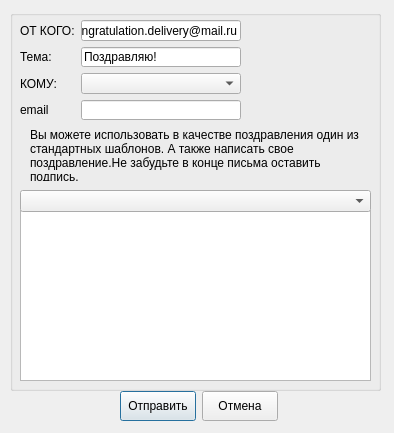
<?xml version="1.0" encoding="UTF-8"?>
<ui version="4.0">
 <class>EmailSendDialog</class>
 <widget class="QDialog" name="EmailSendDialog">
  <property name="geometry">
   <rect>
    <x>0</x>
    <y>0</y>
    <width>394</width>
    <height>433</height>
   </rect>
  </property>
  <property name="minimumSize">
   <size>
    <width>394</width>
    <height>433</height>
   </size>
  </property>
  <property name="maximumSize">
   <size>
    <width>394</width>
    <height>433</height>
   </size>
  </property>
  <property name="windowTitle">
   <string>Отправка поздравлений</string>
  </property>
  <widget class="QGroupBox" name="groupBox">
   <property name="geometry">
    <rect>
     <x>10</x>
     <y>10</y>
     <width>371</width>
     <height>381</height>
    </rect>
   </property>
   <property name="title">
    <string/>
   </property>
   <widget class="QWidget" name="layoutWidget">
    <property name="geometry">
     <rect>
      <x>10</x>
      <y>10</y>
      <width>221</width>
      <height>100</height>
     </rect>
    </property>
    <layout class="QGridLayout" name="gridLayout">
     <item row="1" column="0">
      <widget class="QLabel" name="txtSubject">
       <property name="text">
        <string>Тема:</string>
       </property>
      </widget>
     </item>
     <item row="0" column="2">
      <widget class="QLineEdit" name="senderField">
       <property name="text">
        <string>congratulation.delivery@mail.ru</string>
       </property>
       <property name="dragEnabled">
        <bool>true</bool>
       </property>
       <property name="readOnly">
        <bool>true</bool>
       </property>
      </widget>
     </item>
     <item row="0" column="0">
      <widget class="QLabel" name="txtFrom">
       <property name="text">
        <string>ОТ КОГО:</string>
       </property>
      </widget>
     </item>
     <item row="3" column="0">
      <widget class="QLabel" name="txtTo">
       <property name="text">
        <string>email</string>
       </property>
       <property name="alignment">
        <set>Qt::AlignLeading|Qt::AlignLeft|Qt::AlignVCenter</set>
       </property>
      </widget>
     </item>
     <item row="1" column="2">
      <widget class="QLineEdit" name="subjectField">
       <property name="text">
        <string>Поздравляю!</string>
       </property>
      </widget>
     </item>
     <item row="3" column="2">
      <widget class="QLineEdit" name="recipienEmailtField"/>
     </item>
     <item row="2" column="2">
      <widget class="QComboBox" name="choiceListBirthdayPersons"/>
     </item>
     <item row="2" column="0">
      <widget class="QLabel" name="label">
       <property name="text">
        <string>КОМУ:</string>
       </property>
      </widget>
     </item>
    </layout>
   </widget>
   <widget class="QTextEdit" name="congratulationText">
    <property name="geometry">
     <rect>
      <x>10</x>
      <y>200</y>
      <width>351</width>
      <height>171</height>
     </rect>
    </property>
   </widget>
   <widget class="QComboBox" name="choicePattern">
    <property name="geometry">
     <rect>
      <x>10</x>
      <y>180</y>
      <width>351</width>
      <height>22</height>
     </rect>
    </property>
    <property name="duplicatesEnabled">
     <bool>false</bool>
    </property>
    <property name="frame">
     <bool>true</bool>
    </property>
   </widget>
   <widget class="QLabel" name="txtPattern">
    <property name="geometry">
     <rect>
      <x>20</x>
      <y>120</y>
      <width>341</width>
      <height>51</height>
     </rect>
    </property>
    <property name="text">
     <string>Вы можете использовать в качестве поздравления один из стандартных шаблонов. А также написать свое поздравление.Не забудьте в конце письма оставить подпись.</string>
    </property>
    <property name="wordWrap">
     <bool>true</bool>
    </property>
   </widget>
  </widget>
  <widget class="QWidget" name="layoutWidget">
   <property name="geometry">
    <rect>
     <x>120</x>
     <y>390</y>
     <width>158</width>
     <height>32</height>
    </rect>
   </property>
   <layout class="QHBoxLayout" name="horizontalLayout">
    <item>
     <widget class="QPushButton" name="sendButton">
      <property name="minimumSize">
       <size>
        <width>40</width>
        <height>30</height>
       </size>
      </property>
      <property name="text">
       <string>Отправить</string>
      </property>
     </widget>
    </item>
    <item>
     <widget class="QPushButton" name="cancelButton">
      <property name="minimumSize">
       <size>
        <width>40</width>
        <height>30</height>
       </size>
      </property>
      <property name="text">
       <string>Отмена</string>
      </property>
     </widget>
    </item>
   </layout>
  </widget>
  <zorder>layoutWidget</zorder>
  <zorder>groupBox</zorder>
 </widget>
 <resources/>
 <connections/>
</ui>
